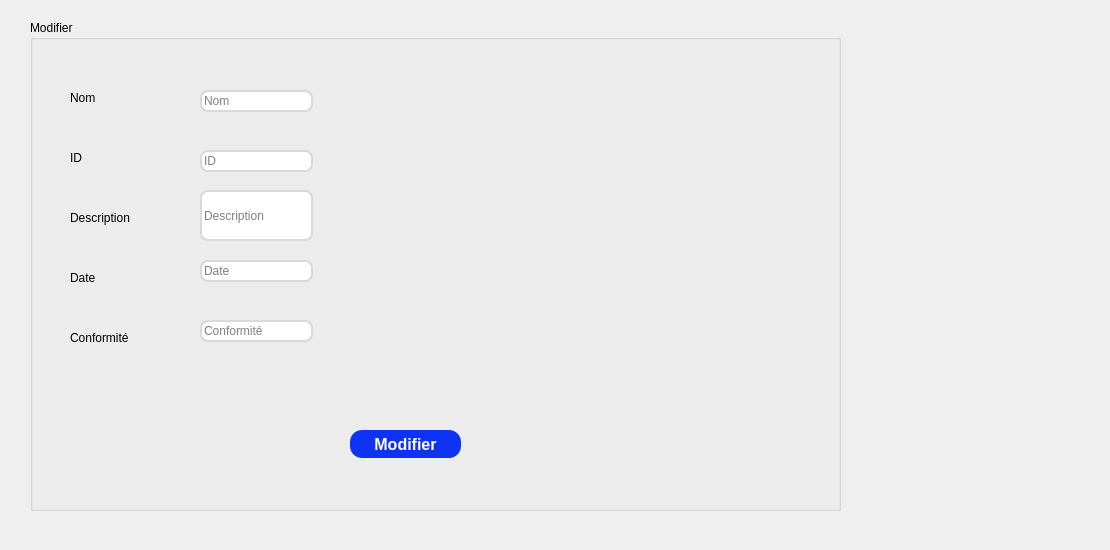
        <widget class="QWidget" name="tab_4">
         <attribute name="title">
          <string>Modifier</string>
         </attribute>
         <widget class="QGroupBox" name="groupBox_2">
          <property name="geometry">
           <rect>
            <x>30</x>
            <y>20</y>
            <width>811</width>
            <height>491</height>
           </rect>
          </property>
          <property name="title">
           <string>Modifier</string>
          </property>
          <widget class="QLabel" name="label_6">
           <property name="geometry">
            <rect>
             <x>40</x>
             <y>70</y>
             <width>56</width>
             <height>16</height>
            </rect>
           </property>
           <property name="styleSheet">
            <string notr="true">font: 87 9pt &quot;Arial Black&quot;;</string>
           </property>
           <property name="text">
            <string>Nom</string>
           </property>
          </widget>
          <widget class="QLabel" name="label_7">
           <property name="geometry">
            <rect>
             <x>40</x>
             <y>130</y>
             <width>56</width>
             <height>16</height>
            </rect>
           </property>
           <property name="styleSheet">
            <string notr="true">font: 87 9pt &quot;Arial Black&quot;;</string>
           </property>
           <property name="text">
            <string>ID</string>
           </property>
          </widget>
          <widget class="QLabel" name="label_8">
           <property name="geometry">
            <rect>
             <x>40</x>
             <y>190</y>
             <width>101</width>
             <height>16</height>
            </rect>
           </property>
           <property name="styleSheet">
            <string notr="true">font: 87 9pt &quot;Arial Black&quot;;</string>
           </property>
           <property name="text">
            <string>Description</string>
           </property>
          </widget>
          <widget class="QLabel" name="label_9">
           <property name="geometry">
            <rect>
             <x>40</x>
             <y>250</y>
             <width>56</width>
             <height>16</height>
            </rect>
           </property>
           <property name="styleSheet">
            <string notr="true">font: 87 9pt &quot;Arial Black&quot;;</string>
           </property>
           <property name="text">
            <string>Date</string>
           </property>
          </widget>
          <widget class="QLabel" name="label_10">
           <property name="geometry">
            <rect>
             <x>40</x>
             <y>310</y>
             <width>101</width>
             <height>16</height>
            </rect>
           </property>
           <property name="styleSheet">
            <string notr="true">font: 87 9pt &quot;Arial Black&quot;;</string>
           </property>
           <property name="text">
            <string>Conformité</string>
           </property>
          </widget>
          <widget class="QLineEdit" name="le_nom2">
           <property name="geometry">
            <rect>
             <x>170</x>
             <y>70</y>
             <width>113</width>
             <height>22</height>
            </rect>
           </property>
           <property name="styleSheet">
            <string notr="true">box-sizing: border-box;

position: absolute;
width: 428px;
height: 50px;
left: 1122px;
top: 327px;

border: 2px solid #D9D9D9;
border-radius: 8px;
</string>
           </property>
           <property name="placeholderText">
            <string>Nom</string>
           </property>
          </widget>
          <widget class="QLineEdit" name="le_id2">
           <property name="geometry">
            <rect>
             <x>170</x>
             <y>130</y>
             <width>113</width>
             <height>22</height>
            </rect>
           </property>
           <property name="styleSheet">
            <string notr="true">box-sizing: border-box;

position: absolute;
width: 428px;
height: 50px;
left: 1122px;
top: 327px;

border: 2px solid #D9D9D9;
border-radius: 8px;</string>
           </property>
           <property name="placeholderText">
            <string>ID</string>
           </property>
          </widget>
          <widget class="QLineEdit" name="le_description2">
           <property name="geometry">
            <rect>
             <x>170</x>
             <y>170</y>
             <width>113</width>
             <height>51</height>
            </rect>
           </property>
           <property name="styleSheet">
            <string notr="true">box-sizing: border-box;

position: absolute;
width: 428px;
height: 50px;
left: 1122px;
top: 327px;

border: 2px solid #D9D9D9;
border-radius: 8px;
</string>
           </property>
           <property name="placeholderText">
            <string>Description</string>
           </property>
          </widget>
          <widget class="QLineEdit" name="le_date2">
           <property name="geometry">
            <rect>
             <x>170</x>
             <y>240</y>
             <width>113</width>
             <height>22</height>
            </rect>
           </property>
           <property name="styleSheet">
            <string notr="true">box-sizing: border-box;

position: absolute;
width: 428px;
height: 50px;
left: 1122px;
top: 327px;

border: 2px solid #D9D9D9;
border-radius: 8px;</string>
           </property>
           <property name="placeholderText">
            <string>Date</string>
           </property>
          </widget>
          <widget class="QLineEdit" name="le_conformite2">
           <property name="geometry">
            <rect>
             <x>170</x>
             <y>300</y>
             <width>113</width>
             <height>22</height>
            </rect>
           </property>
           <property name="styleSheet">
            <string notr="true">box-sizing: border-box;

position: absolute;
width: 428px;
height: 50px;
left: 1122px;
top: 327px;

border: 2px solid #D9D9D9;
border-radius: 8px;</string>
           </property>
           <property name="placeholderText">
            <string>Conformité</string>
           </property>
          </widget>
          <widget class="QPushButton" name="pushButton_2">
           <property name="geometry">
            <rect>
             <x>320</x>
             <y>410</y>
             <width>111</width>
             <height>28</height>
            </rect>
           </property>
           <property name="minimumSize">
            <size>
             <width>93</width>
             <height>18</height>
            </size>
           </property>
           <property name="styleSheet">
            <string notr="true">QPushButton{
	padding: 0px 16px;


width: 86px;
height: 48px;
left: 1996px;
top: 64px;

/* Blue/50 */
background: #0E33F2;
border-radius: 12px;


/* Button */

width: 54px;
height: 24px;

font-family: 'Inter';
font-style: normal;
font-weight: 800;
font-size: 16px;
line-height: 24px;
/* identical to box height, or 150% */

/* Base/100 */
color: #FFFFFF;
}

QPushButton:hover{
	padding: 0px 16px;


width: 86px;
height: 48px;
left: 1996px;
top: 64px;

/* Blue/50 */
background: #0B28C2;
border-radius: 12px;


/* Button */

width: 54px;
height: 24px;

font-family: 'Inter';
font-style: normal;
font-weight: 800;
font-size: 16px;
line-height: 24px;
/* identical to box height, or 150% */

/* Base/100 */
color: #FFFFFF;
}


QPushButton:pressed{
	padding: 0px 16px;


width: 86px;
height: 48px;
left: 1996px;
top: 64px;

/* Blue/50 */
background: #081E91;
border-radius: 12px;


/* Button */

width: 54px;
height: 24px;

font-family: 'Inter';
font-style: normal;
font-weight: 800;
font-size: 16px;
line-height: 24px;
/* identical to box height, or 150% */

/* Base/100 */
color: #FFFFFF;
}</string>
           </property>
           <property name="text">
            <string>Modifier</string>
           </property>
          </widget>
          <widget class="QLabel" name="label_46">
           <property name="geometry">
            <rect>
             <x>370</x>
             <y>70</y>
             <width>281</width>
             <height>231</height>
            </rect>
           </property>
           <property name="text">
            <string/>
           </property>
           <property name="pixmap">
            <pixmap>../../Untitled.png</pixmap>
           </property>
           <property name="scaledContents">
            <bool>true</bool>
           </property>
          </widget>
         </widget>
         <widget class="QLabel" name="label_34">
          <property name="geometry">
           <rect>
            <x>-10</x>
            <y>-10</y>
            <width>1101</width>
            <height>541</height>
           </rect>
          </property>
          <property name="text">
           <string/>
          </property>
          <property name="pixmap">
           <pixmap>../../palette.jpg</pixmap>
          </property>
          <property name="scaledContents">
           <bool>true</bool>
          </property>
         </widget>
         <zorder>label_34</zorder>
         <zorder>groupBox_2</zorder>
        </widget>
